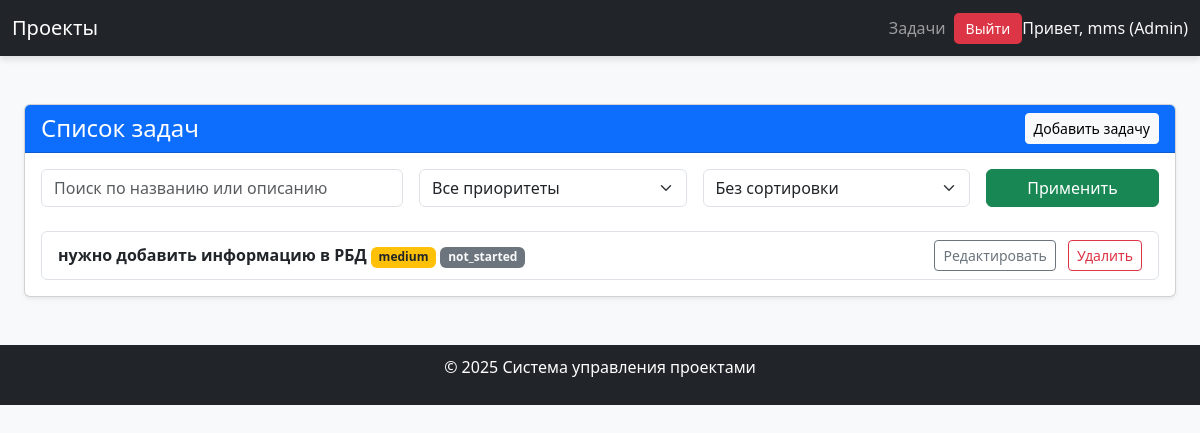
/tasks/ (signed in), run on the app's committed database.
### projects/models.py (models this page shows, shortened)
class CustomUser(AbstractUser):
    ROLE_CHOICES = [
        ('admin', 'Администратор'),
        ('manager', 'Менеджер проекта'),
        ('executor', 'Исполнитель'),
    ]
    role = models.CharField(
        max_length=10,
        choices=ROLE_CHOICES,
        default='executor',
        verbose_name='Роль'
    )

class Task(models.Model):
    PRIORITY_CHOICES = [
        ('high', 'Высокий'),
        ('medium', 'Средний'),
        ('low', 'Низкий'),
    ]
    STATUS_CHOICES = [
        ('not_started', 'Не начата'),
        ('in_progress', 'В процессе'),
        ('completed', 'Завершена'),
    ]
    project = models.ForeignKey(
        Project,
        on_delete=models.CASCADE,
        related_name='tasks',
        verbose_name='Проект'
    )
    executor = models.ForeignKey(
        settings.AUTH_USER_MODEL,
        on_delete=models.SET_NULL,
        related_name='tasks',
        verbose_name='Исполнитель',
        blank=True,
        null=True
    )
    name = models.CharField(max_length=100, verbose_name='Название')
    description = models.TextField(verbose_name='Описание', blank=True)
    priority = models.CharField(
        max_length=10,
        choices=PRIORITY_CHOICES,
        default='medium',
        verbose_name='Приоритет'
    )
    status = models.CharField(
        max_length=15,
        choices=STATUS_CHOICES,
        default='not_started',
        verbose_name='Статус'
    )
    start_date = models.DateField(verbose_name='Дата начала')
    end_date = models.DateField(verbose_name='Дата окончания', blank=True, null=True)

### projects/views.py (the view)
# urls.py: path('tasks/', TaskListView.as_view(), name='task_list'),
class TaskListView(LoginRequiredMixin, ListView):
    model = Task
    template_name = 'projects/task_list.html'
    context_object_name = 'tasks'
    login_url = 'login'
    def get_queryset(self):
        queryset = super().get_queryset()
        query = self.request.GET.get('q', '')
        priority = self.request.GET.get('priority', '')
        sort_by = self.request.GET.get('sort_by', '')
        user = self.request.user
        if user.is_authenticated and hasattr(user, 'role'):
            if user.role == 'executor':
                queryset = queryset.filter(executor=user)
            elif user.role == 'manager':
                queryset = queryset.filter(project__manager=user)
        if query:
            queryset = queryset.filter(Q(name__icontains=query) | Q(description__icontains=query))
        if priority:
            queryset = queryset.filter(priority=priority)
        if sort_by:
            queryset = queryset.order_by(sort_by)
        return queryset

### projects/templates/projects/task_list.html (shortened to what this page needs)
{% extends 'base.html' %}
{% block content %}
<div class="container py-4">
    <div class="card shadow-sm">
        <div class="card-header bg-primary text-white d-flex justify-content-between align-items-center">
            <h1 class="h4 mb-0">Список задач</h1>
            {% if request.user.is_authenticated %}
                {% if request.user.role == 'admin' or request.user.role == 'manager' %}
                    <a href="{% url 'task_create' %}" class="btn btn-light btn-sm">
                         Добавить задачу
                    </a>
                {% endif %}
            {% endif %}
        </div>
        <div class="card-body">
            <form method="get" class="row g-3 mb-4">
                <div class="col-md-4">
                    <input type="text" name="q" class="form-control" placeholder="Поиск по названию или описанию" value="{{ request.GET.q }}">
                </div>
                <div class="col-md-3">
                    <select name="priority" class="form-select">
                        <option value="">Все приоритеты</option>
                    </select>
                </div>
                <div class="col-md-3">
                    <select name="sort_by" class="form-select">
                        <option value="">Без сортировки</option>
                    </select>
                </div>
                <div class="col-md-2">
                    <button type="submit" class="btn btn-success w-100">Применить</button>
                </div>
            </form>
            <ul class="list-group">
                {% for task in tasks %}
                    <li class="list-group-item d-flex justify-content-between align-items-center">
                        <div>
                            <a href="{% url 'task_detail' task.pk %}" class="fw-bold text-dark text-decoration-none">
                                {{ task.name }}
                            </a>
                            <span class="badge
                                {% if task.priority == 'high' %}bg-danger
                                {% elif task.priority == 'medium' %}bg-warning
                                {% else %}bg-success
                                {% endif %} text-dark">
                                {{ task.priority }}
                            </span>
                            <span class="badge bg-secondary text-light">{{ task.status }}</span>
                        </div>
                        {% if request.user.is_authenticated %}
                            {% if request.user.role %}
                                {% if request.user.role == 'admin' or request.user.role == 'manager' %}
                                    <div>
                                        <a href="{% url 'task_edit' task.pk %}" class="btn btn-outline-secondary btn-sm me-2">
                                             Редактировать
                                        </a>
                                        <a href="{% url 'task_delete' task.pk %}"
                                           class="btn btn-outline-danger btn-sm"
                                           onclick="return confirm('Вы уверены, что хотите удалить задачу?');">
                                             Удалить
                                        </a>
                                    </div>
                                {% elif request.user.role == 'executor' and task.executor == request.user %}
                                    <div>
                                        <a href="{% url 'task_update_status' task.pk %}" class="btn btn-warning btn-sm">Обновить статус</a>
                                    </div>
                                {% endif %}
                            {% endif %}
                        {% endif %}
                    </li>
                {% empty %}
                    <li class="list-group-item text-center text-muted">Задачи отсутствуют.</li>
                {% endfor %}
            </ul>
        </div>
    </div>
</div>
{% endblock %}

### projects/templates/base.html (shortened to what this page needs)
<!DOCTYPE html>
<html lang="en">
<head>
    <link href="https://cdn.jsdelivr.net/npm/bootstrap@5.3.0-alpha3/dist/css/bootstrap.min.css" rel="stylesheet">
</head>
<body>
    <nav class="navbar navbar-expand-lg navbar-dark bg-dark">
        <div class="container">
            <a class="navbar-brand" href="{% url 'project_list' %}">Проекты</a>
            <div class="collapse navbar-collapse" id="navbarNav">
                <ul class="navbar-nav ms-auto align-items-center">
                    {% if user.is_authenticated %}
                        <li class="nav-item">
                            <a class="nav-link" href="{% url 'task_list' %}">Задачи</a>
                        </li>
                        <li class="nav-item logout-btn">
                            <form method="post" action="{% url 'logout' %}">
                                <button type="submit" class="btn btn-danger btn-sm">Выйти</button>
                            </form>
                        </li>
                        <li class="nav-item">
                            <span class="navbar-text text-light">
                                Привет, {{ user.username }}{% if user.role %} ({{ user.role|capfirst }}){% endif %}
                            </span>
                        </li>
                    {% endif %}
                </ul>
            </div>
        </div>
    </nav>
    <div class="container py-4">
        {% block content %}
        {% endblock %}
    </div>
    <footer class="bg-dark text-white text-center">
        <p>&copy; 2025 Система управления проектами</p>
    </footer>
</body>
</html>

### projects/templates/base.html (style rules this page uses)
body { background-color: #f8f9fa; }
.navbar { box-shadow: 0 4px 6px rgba(0, 0, 0, 0.1); }
.container { max-width: 1200px; }
.logout-btn { border: none; background: none; padding: 0; }
.logout-btn button { color: white; background-color: #dc3545; border-radius: 5px; padding: 5px 12px; border: none; transition: background 0.3s ease; }
footer { position: relative; bottom: 0; width: 100%; padding: 10px 0; }

### data on the page
CustomUser: username "mms", role "Admin"
Task: name "нужно добавить информацию в РБД", priority "medium", status "not_started"
